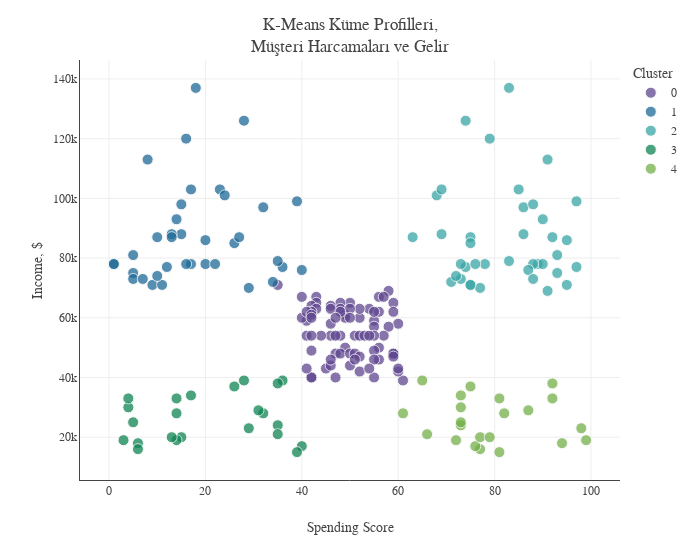

The cell this chart's notebook holds for it:
### Code cell
km = KMeans(n_clusters=5, random_state=21)
km_pred = km.fit_predict(clust_df)
plot_km=clust_df.copy()
plot_km['K-Means Cluster'] = km_pred
plot_km=plot_km.sort_values(by='K-Means Cluster')
plot_km['K-Means Cluster'] = plot_km['K-Means Cluster'].astype(str)

# Plot of clusters
fig = px.scatter(plot_km, x="Spending Score", y="Annual Income", color="K-Means Cluster", 
                 color_discrete_sequence=px.colors.qualitative.Prism)
fig.update_traces(marker=dict(size=11, opacity=0.75, line=dict(width=1, color='#F7F7F7')))
fig.update_layout(template=temp, title="K-Means Küme Profilleri,<br>Müşteri Harcamaları ve Gelir", 
                  width=700, legend_title='Cluster',
                  xaxis=dict(title='Spending Score', showline=True, zeroline=False), 
                  yaxis=dict(title='Income, $', ticksuffix='k', showline=True))
fig.show()

### Figure 1 — Plotly figure (JSON) as saved in the notebook; plotly's stock layout.template omitted (floating-point values rounded to 4 significant figures)
{"data": [{"hovertemplate": "K-Means Cluster=0<br>Spending Score=%{x}<br>Annual Income=%{y}<extra></extra>", "legendgroup": "0", "marker": {"color": "rgb(95, 70, 144)", "line": {"color": "#F7F7F7", "width": 1}, "opacity": 0.75, "size": 11, "symbol": "circle"}, "mode": "markers", "name": "0", "orientation": "v", "showlegend": true, "type": "scatter", "x": [49, 41, 55, 46, 60, 55, 58, 46, 57, 44, 41, 55, 51, 42, 52, 48, 53, 54, 47, 56, 49, 55, 47, 59, 48, 50, 59, 51, 49, 59, 40, 52, 35, 58, 40, 56, 57, 43, 59, 43, 50, 48, 46, 42, 54, 52, 48, 43, 46, 50, 42, 56, 55, 59, 48, 41, 42, 50, 47, 42, 52, 42, 56, 61, 55, 47, 42, 42, 52, 60, 55, 60, 45, 41, 50, 46, 51, 54, 46], "xaxis": "x", "y": [61, 59, 59, 58, 58, 57, 57, 54, 54, 54, 54, 54, 54, 54, 54, 54, 54, 54, 54, 50, 50, 49, 48, 48, 48, 48, 48, 48, 60, 47, 60, 60, 71, 69, 67, 67, 67, 67, 65, 65, 65, 65, 64, 64, 63, 63, 63, 63, 63, 63, 62, 62, 62, 62, 62, 62, 61, 60, 60, 60, 47, 49, 46, 39, 40, 40, 40, 40, 42, 42, 46, 43, 43, 43, 44, 44, 46, 43, 46], "yaxis": "y"}, {"hovertemplate": "K-Means Cluster=1<br>Spending Score=%{x}<br>Annual Income=%{y}<extra></extra>", "legendgroup": "1", "marker": {"color": "rgb(29, 105, 150)", "line": {"color": "#F7F7F7", "width": 1}, "opacity": 0.75, "size": 11, "symbol": "circle"}, "mode": "markers", "name": "1", "orientation": "v", "showlegend": true, "type": "scatter", "x": [5, 8, 23, 17, 15, 39, 16, 32, 24, 28, 9, 20, 11, 17, 34, 22, 5, 14, 36, 10, 29, 7, 15, 13, 12, 16, 1, 1, 35, 5, 26, 20, 27, 40, 18, 10, 13], "xaxis": "x", "y": [75, 113, 103, 103, 98, 99, 120, 97, 101, 126, 71, 78, 71, 78, 72, 78, 73, 93, 77, 74, 70, 73, 88, 88, 77, 78, 78, 78, 79, 81, 85, 86, 87, 76, 137, 87, 87], "yaxis": "y"}, {"hovertemplate": "K-Means Cluster=2<br>Spending Score=%{x}<br>Annual Income=%{y}<extra></extra>", "legendgroup": "2", "marker": {"color": "rgb(56, 166, 165)", "line": {"color": "#F7F7F7", "width": 1}, "opacity": 0.75, "size": 11, "symbol": "circle"}, "mode": "markers", "name": "2", "orientation": "v", "showlegend": true, "type": "scatter", "x": [68, 69, 97, 89, 90, 74, 78, 92, 73, 90, 86, 83, 88, 93, 88, 76, 86, 79, 75, 91, 95, 69, 97, 85, 63, 74, 75, 83, 93, 87, 91, 95, 75, 77, 71, 88, 73, 72, 75], "xaxis": "x", "y": [101, 88, 77, 78, 93, 77, 78, 87, 78, 78, 97, 79, 78, 81, 98, 78, 88, 120, 87, 113, 86, 103, 99, 103, 87, 126, 85, 137, 75, 76, 69, 71, 71, 70, 72, 73, 73, 74, 71], "yaxis": "y"}, {"hovertemplate": "K-Means Cluster=3<br>Spending Score=%{x}<br>Annual Income=%{y}<extra></extra>", "legendgroup": "3", "marker": {"color": "rgb(15, 133, 84)", "line": {"color": "#F7F7F7", "width": 1}, "opacity": 0.75, "size": 11, "symbol": "circle"}, "mode": "markers", "name": "3", "orientation": "v", "showlegend": true, "type": "scatter", "x": [29, 32, 14, 5, 35, 35, 6, 15, 14, 3, 40, 6, 13, 31, 39, 4, 28, 36, 35, 17, 14, 26, 4], "xaxis": "x", "y": [23, 28, 28, 25, 24, 21, 18, 20, 19, 19, 17, 16, 20, 29, 15, 30, 39, 39, 38, 34, 33, 37, 33], "yaxis": "y"}, {"hovertemplate": "K-Means Cluster=4<br>Spending Score=%{x}<br>Annual Income=%{y}<extra></extra>", "legendgroup": "4", "marker": {"color": "rgb(115, 175, 72)", "line": {"color": "#F7F7F7", "width": 1}, "opacity": 0.75, "size": 11, "symbol": "circle"}, "mode": "markers", "name": "4", "orientation": "v", "showlegend": true, "type": "scatter", "x": [73, 81, 65, 77, 73, 76, 94, 92, 72, 73, 82, 75, 77, 87, 79, 73, 66, 92, 98, 81, 99, 61], "xaxis": "x", "y": [24, 15, 39, 16, 30, 17, 18, 38, 19, 25, 28, 37, 20, 29, 20, 34, 21, 33, 23, 33, 19, 28], "yaxis": "y"}], "layout": {"legend": {"title": {"text": "Cluster"}, "tracegroupgap": 0}, "margin": {"t": 60}, "title": {"text": "K-Means Küme Profilleri,<br>Müşteri Harcamaları ve Gelir"}, "width": 700, "xaxis": {"anchor": "y", "domain": [0, 1], "showline": true, "title": {"text": "Spending Score"}, "zeroline": false}, "yaxis": {"anchor": "x", "domain": [0, 1], "showline": true, "ticksuffix": "k", "title": {"text": "Income, $"}}}}
